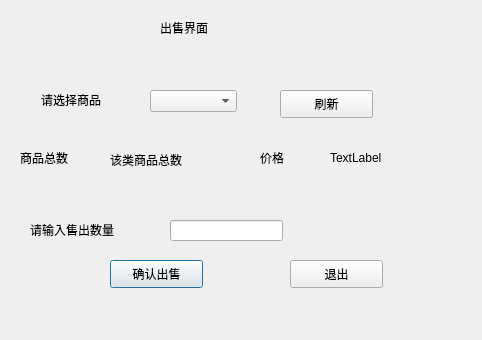
<?xml version="1.0" encoding="UTF-8"?>
<ui version="4.0">
 <class>soldDialog</class>
 <widget class="QDialog" name="soldDialog">
  <property name="geometry">
   <rect>
    <x>0</x>
    <y>0</y>
    <width>482</width>
    <height>340</height>
   </rect>
  </property>
  <property name="windowTitle">
   <string>Dialog</string>
  </property>
  <widget class="QLabel" name="label">
   <property name="geometry">
    <rect>
     <x>160</x>
     <y>20</y>
     <width>72</width>
     <height>15</height>
    </rect>
   </property>
   <property name="text">
    <string>出售界面</string>
   </property>
  </widget>
  <widget class="QLabel" name="numLabel">
   <property name="geometry">
    <rect>
     <x>110</x>
     <y>150</y>
     <width>101</width>
     <height>20</height>
    </rect>
   </property>
   <property name="text">
    <string>该类商品总数</string>
   </property>
  </widget>
  <widget class="QComboBox" name="comboBox">
   <property name="geometry">
    <rect>
     <x>150</x>
     <y>90</y>
     <width>87</width>
     <height>22</height>
    </rect>
   </property>
  </widget>
  <widget class="QLabel" name="label_2">
   <property name="geometry">
    <rect>
     <x>41</x>
     <y>90</y>
     <width>81</width>
     <height>20</height>
    </rect>
   </property>
   <property name="text">
    <string>请选择商品</string>
   </property>
  </widget>
  <widget class="QPushButton" name="confirmBtn">
   <property name="geometry">
    <rect>
     <x>110</x>
     <y>260</y>
     <width>93</width>
     <height>28</height>
    </rect>
   </property>
   <property name="text">
    <string>确认出售</string>
   </property>
  </widget>
  <widget class="QPushButton" name="quitBtn">
   <property name="geometry">
    <rect>
     <x>290</x>
     <y>260</y>
     <width>93</width>
     <height>28</height>
    </rect>
   </property>
   <property name="text">
    <string>退出</string>
   </property>
  </widget>
  <widget class="QPushButton" name="renewButton">
   <property name="geometry">
    <rect>
     <x>280</x>
     <y>90</y>
     <width>93</width>
     <height>28</height>
    </rect>
   </property>
   <property name="text">
    <string>刷新</string>
   </property>
  </widget>
  <widget class="QLabel" name="label_3">
   <property name="geometry">
    <rect>
     <x>30</x>
     <y>220</y>
     <width>111</width>
     <height>20</height>
    </rect>
   </property>
   <property name="text">
    <string>请输入售出数量</string>
   </property>
  </widget>
  <widget class="QLineEdit" name="amountEdit">
   <property name="geometry">
    <rect>
     <x>170</x>
     <y>220</y>
     <width>113</width>
     <height>21</height>
    </rect>
   </property>
  </widget>
  <widget class="QLabel" name="label_4">
   <property name="geometry">
    <rect>
     <x>260</x>
     <y>150</y>
     <width>72</width>
     <height>15</height>
    </rect>
   </property>
   <property name="text">
    <string>价格</string>
   </property>
  </widget>
  <widget class="QLabel" name="priceLabel">
   <property name="geometry">
    <rect>
     <x>330</x>
     <y>150</y>
     <width>72</width>
     <height>15</height>
    </rect>
   </property>
   <property name="text">
    <string>TextLabel</string>
   </property>
  </widget>
  <widget class="QLabel" name="label_6">
   <property name="geometry">
    <rect>
     <x>20</x>
     <y>150</y>
     <width>72</width>
     <height>15</height>
    </rect>
   </property>
   <property name="text">
    <string>商品总数</string>
   </property>
  </widget>
 </widget>
 <resources/>
 <connections/>
</ui>
